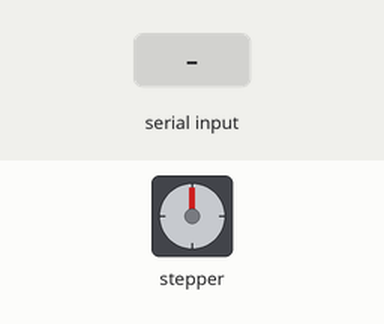
A sketch run on a simulated Arduino Uno, built with avr-gcc and run on an emulated ATmega328P. Parts: stepper motor. Wiring (inferred from the names in the program): stepper motor driver (200 steps per turn assumed): step pin 10; direction pin 12; enable pin 11. Inputs (shaded band) come from the test bench.

Above: at 0.17 s.
At 0.78 s:
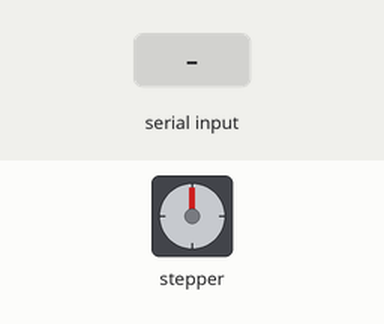
At 1.2 s:
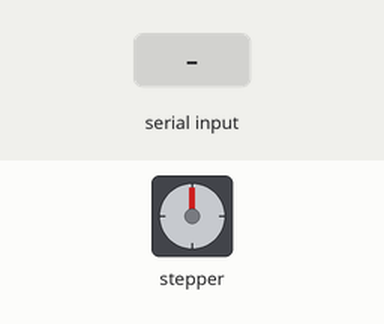
1.3 s: "ENABLE\n" received over Serial
4.3 s: "DIR:CCW\n" received over Serial
7.3 s: "DIR:CW\n" received over Serial
10.3 s: "SPEED:\n" received over Serial
13.3 s: "SPEED:90\n" received over Serial
19.3 s: "SPEED:,45\n" received over Serial
Timing chart, 0 to 69.8 s (numbered marks = the images above; inputs shaded):
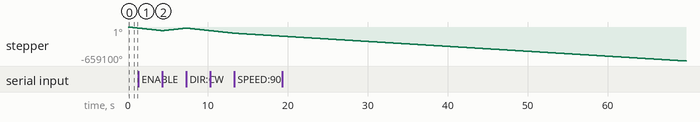

The sketch:

arduino_test01.ino
```cpp
// Pin Assignments
const int stepPin = 10;   // PUL+ on DM542
const int dirPin = 12;    // DIR+ on DM542
const int enPin = 11;     // ENA+ on DM542

bool enabled = true;
String serialBuffer = "";

void setup() {
  pinMode(stepPin, OUTPUT);
  pinMode(dirPin, OUTPUT);
  pinMode(enPin, OUTPUT);

  // 1. Enable the driver (t1: ENA must be ahead of DIR by at least 5us)
  // Note: DM542 ENA is often left unconnected (default ENABLED),
  // but if used, logic depends on NPN/PNP wiring.
  digitalWrite(enPin, LOW);
  delayMicroseconds(10);
  // Set Direction (CW)
  digitalWrite(dirPin, LOW);

  // 2. Lead time (t2: DIR must be ahead of PUL effective edge by 5us)
  delayMicroseconds(10);

  Serial.begin(9600);
}

int maxSpeed = 5;
int minSpeed = 60000;
int speedDelay = 50;

void processCommand(String cmd) {
  if (cmd == "ENABLE") {
    // t1: ENA ahead of DIR by >= 5us
    digitalWrite(enPin, LOW);
    delayMicroseconds(10);
    enabled = true;
  } else if (cmd == "DISABLE") {
    digitalWrite(enPin, HIGH);
    delayMicroseconds(10);
    enabled = false;
  } else if (cmd == "DIR:CW") {
    // t2: DIR must settle before next PUL edge
    digitalWrite(dirPin, LOW);
    delayMicroseconds(10);
  } else if (cmd == "DIR:CCW") {
    digitalWrite(dirPin, HIGH);
    delayMicroseconds(10);
  } else if (cmd.startsWith("SPEED:")) {
    int val = cmd.substring(6).toInt();
    if (val >= 3) speedDelay = val;  // enforce >= 2.5us per DM542A spec
  }
}

void handleSerial() {
  while (Serial.available()) {
    char c = Serial.read();
    if (c == '\n' || c == '\r') {
      if (serialBuffer.length() > 0) {
        processCommand(serialBuffer);
        serialBuffer = "";
      }
    } else {
      serialBuffer += c;
    }
  }
}

void loop() {
  handleSerial();

  if (!enabled) return;

  for(int x = 0; x < 200; x++) {
    // 3. Pulse High (t3: Pulse width not less than 2.5us)
    digitalWrite(stepPin, HIGH);
    delayMicroseconds(speedDelay); // Standard speed; must be >= 2.5us

    // 4. Pulse Low (t4: Low level width not less than 2.5us)
    digitalWrite(stepPin, LOW);
    delayMicroseconds(speedDelay);
  }

  handleSerial();
}
```
